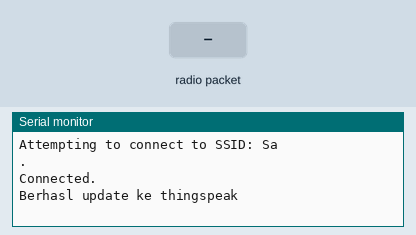
This sketch was run on a simulated ESP32. Shown: the last lines printed to the serial monitor. The inputs (shaded band) are chosen by the test bench. WiFi joins after 1.5 s; servers stay silent unless stated; no radio packets arrive unless stated.

Above: at 18.0 s.
18.1 s: radio packet "A" arrives
At 20.52 s:
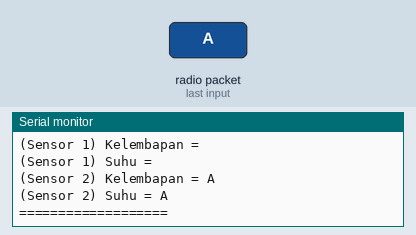
25.7 s: radio packet "B" arrives
At 35.82 s:
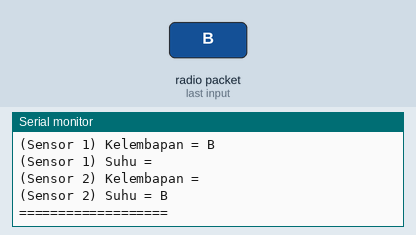

Measured:
- after the input at 18.1 s, the serial monitor: prints a new line after 2.2 s (image 1)
- after the input at 25.7 s, the serial monitor: prints a new line after 9.9 s (image 2)

The sketch:

Bismillahbisa_nrf_thingspeak_rx.ino
```cpp
#include "ThingSpeak.h"
#include "secrets.h"
#include <WiFi.h>
#include <SPI.h>
#include <nRF24L01.h>
#include <RF24.h>


char ssid[] = SECRET_SSID;
char pass[] = SECRET_PASS;
int keyIndex = 0;
WiFiClient  client;

RF24 radio(4, 5); //CE = 4 dan CSN 5

const byte address[6] = "00001";

String datain;
int8_t indexOfA, indexOfB, indexOfC, indexOfD;
String data1, data2, data3, data4;

unsigned long myChannelNumber = SECRET_CH_ID;
const char * myWriteAPIKey = SECRET_WRITE_APIKEY;

void setup() {
  Serial.begin(115200);  // Initialize serial
  WiFi.mode(WIFI_STA);
  ThingSpeak.begin(client);  // Initialize ThingSpeak

  radio.begin();
  radio.openReadingPipe(0, address);
  radio.setPALevel(RF24_PA_MAX);
  radio.setDataRate(RF24_250KBPS);
  radio.startListening();
}

void loop() {
  //menghubungkan nrf
    char text[34] = "";
  while (radio.available() > 0) {
    radio.read(&text, sizeof(text));
    String transData = String(text);

    transData.trim(); // menghilangkan enter atau "\n"
    Serial.println(transData);
    //teknik parsing
    indexOfA = transData.indexOf("A");
    indexOfB = transData.indexOf("B");
    indexOfC = transData.indexOf("C");
    indexOfD = transData.indexOf("D");

    data1 = transData.substring (0, indexOfA);
    data2 = transData.substring (indexOfA+1, indexOfB);
    data3 = transData.substring (indexOfB+1, indexOfC);
    data4 = transData.substring (indexOfC+1, indexOfD);

    Serial.println((String)"(Sensor 1) Kelembapan = " + data1);
    Serial.println((String)"(Sensor 1) Suhu = "+data2);
    Serial.println((String)"(Sensor 2) Kelembapan = " + data3);
    Serial.println((String)"(Sensor 2) Suhu = "+data4);
    Serial.println("===================");
  }
  // Menghubungkan ke internet
  if(WiFi.status() != WL_CONNECTED){
    Serial.print("Attempting to connect to SSID: ");
    Serial.println(SECRET_SSID);
    while(WiFi.status() != WL_CONNECTED){
      WiFi.begin(ssid, pass);  //Mencoba untuk menghubungkan ke internet
      Serial.print(".");
      delay(5000);
    }
    Serial.println("\nConnected.");
  }

  // Mengirim data ke thingspeak
  ThingSpeak.setField(1, data1);
  ThingSpeak.setField(2, data2);
  ThingSpeak.setField(3, data3);
  ThingSpeak.setField(4, data4);
  int x = ThingSpeak.writeFields(myChannelNumber, myWriteAPIKey);
  if(x == 200){
    Serial.println("Berhasl update ke thingspeak");
  }
  else{
    Serial.println("Gagal update. HTTP error code " + String(x));
  }

  delay(15000); // Tunggu 15 detik untuk update lagi ke Thingspeak

}
```

secrets.h
```cpp
#define SECRET_SSID "Sa"    // Ganti dengan Username internet yang tersedia
#define SECRET_PASS "12345678"  // Ganti dengan Password internet yang tersedia

#define SECRET_CH_ID 2511722     // Ganti dengan channel number Thingspeak
#define SECRET_WRITE_APIKEY "ONL7709HX3KIJOS9"   // Ganti dengan API Write key Thingspeak
```
